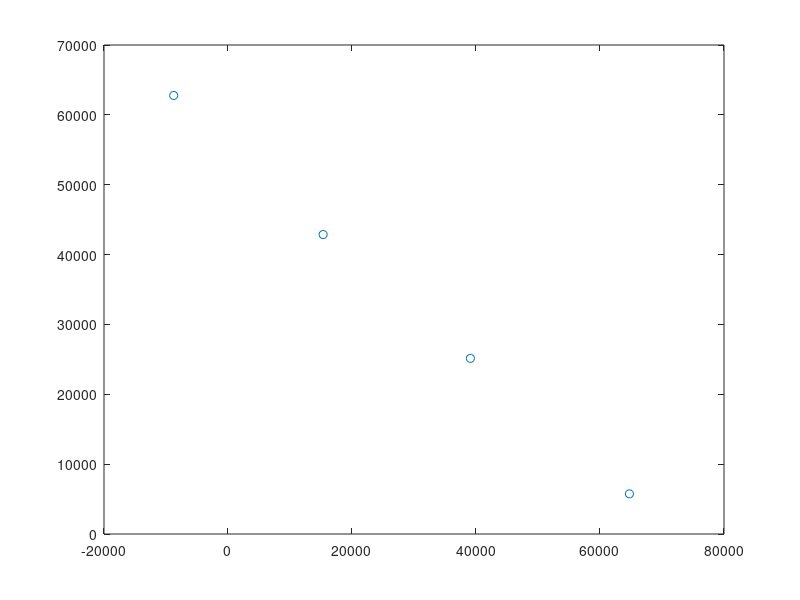
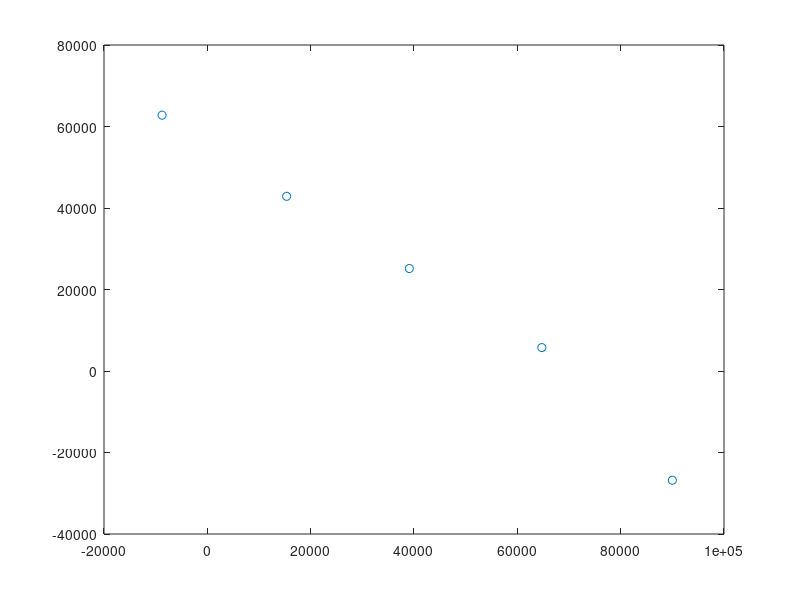
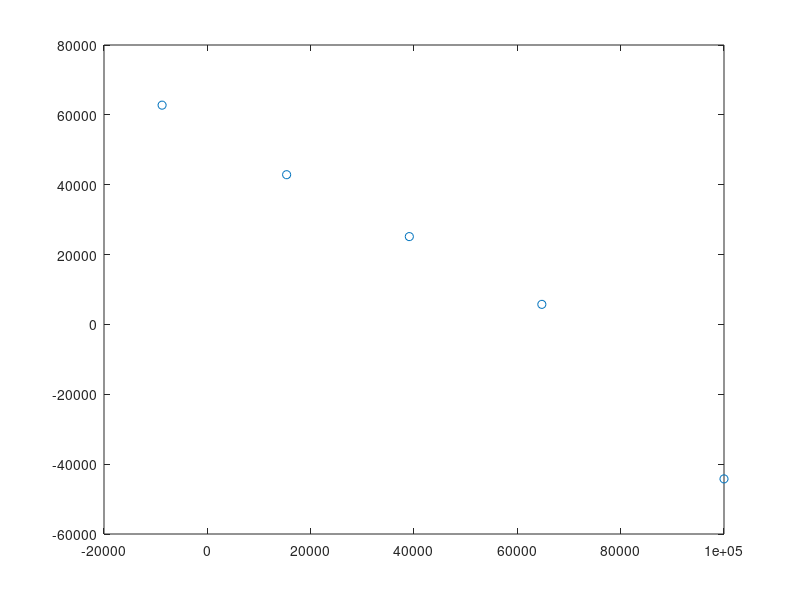
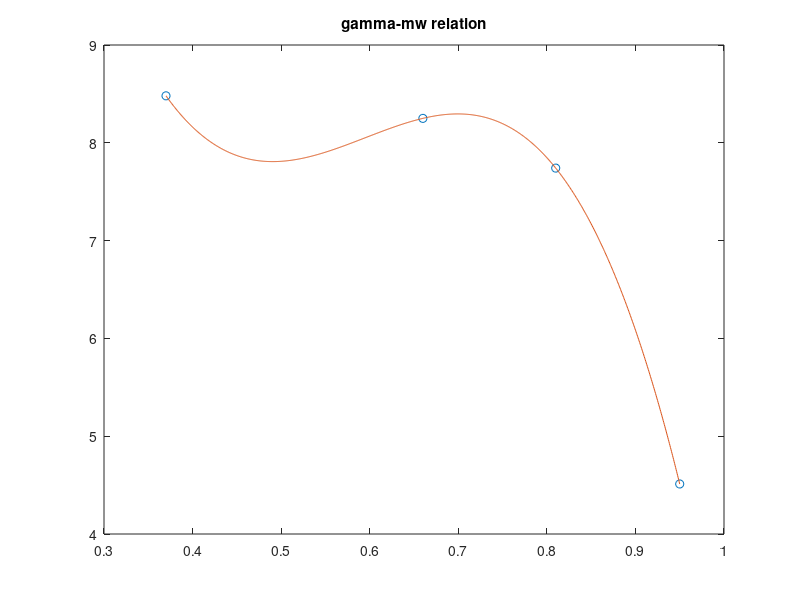

Write MATLAB code to recreate these figures, in order. (Note: this script raises an error after producing the figures.)
clear all;
close all;
data = importdata("Final_second_fault_utm.dat");
DD = data.data;
X = DD(:,1);
Y = DD(:,2);
figure
plot(X,Y,'o')
%%
k = (X(1)-X(end)) / (Y(1) - Y(end));
b  = Y(1) -k*X(1);

want_x = 90000;
want_y = k*want_x + b; 

X(5) = want_x;
Y(5) = want_y;
figure
plot(X,Y,'o')
%%


p = polyfit(X,Y,3);
x1 = 100000;
y1 = polyval(p,x1);

X(5)=x1;
Y(5)=y1;

figure;
plot(X,Y,'o')

%%

gamma = [0.37, 0.66, 0.81, 0.95];
mw = [8.48034346942322, 8.24980398291671, 7.74134259785098, 4.51148308482790];
moment = [6.691372453373157E+021, 3.017907847593435E+021, 5.212113888262722E+020, 7.451172662963868E+015];
p = polyfit(gamma,mw,7);
x1 = linspace(0.37,0.95,1000);
y1 = polyval(p,x1);
figure
plot(gamma,mw,'o')
title('gamma-mw relation')

hold on
plot(x1,y1)
hold off

index = find(round(y1,4) == 6.4978);
disp(x1(index))

% 
% p1 = polyfit(gamma,moment,7);
% x2 = linspace(0,0.95,100);
% y2 = polyval(p1,x2);
% figure
% plot(gamma,moment,'o')
% title('gamma-moment relation')
% hold on
% plot(x2,y2)
% hold off

